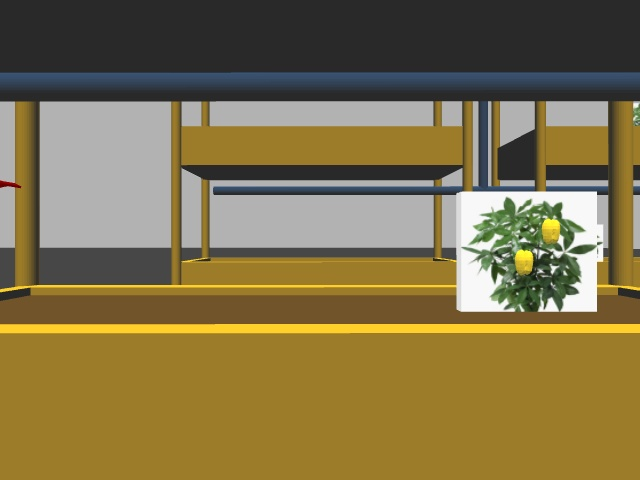
#> input picture color_image_216/10_back_whole.jpg, 640 x 480 px, given in place of 1_back_whole.jpg, which was not available
$ python image_processing.py
#> lines starting #> are read from the running program, lines starting #| are printed output that depends on the picture; after the words box and inside, x2 and y2 are one past the last pixel; in counts of white or black regions, pixels touching at a corner belong together; pictures that were not available may be replaced by others from this repository, and a replacement may not be noted
import math
from typing import List, Sequence
import cv2
import numpy as np
from cv2.typing import MatLike


def find_topmost_point(contour, rightmost=True):
    # Initialize variables to store the topmost point and its x-coordinate
    topmost_point = None

    # Iterate over all points in the contour
    for point in contour:
        # Get the x and y coordinates of the current point
        x, y = point[0]
        print("Point:", x, y)

        # Update the topmost point if it's None or if the current point has a smaller y-coordinate
        if topmost_point is None:
            topmost_point = (x, y)
        elif (not rightmost and (x > topmost_point[1])) or (
            rightmost and (x < topmost_point[1])
        ):
            topmost_point = (x, y)

    # Ensure that topmost_point is not None
    if topmost_point is not None:
        # Convert the coordinates to integers
        topmost_point = (round(topmost_point[0]), round(topmost_point[1]))

    return topmost_point


# [37 lines left out: functions find_top_left_contour, crop_image, not called in this run]


class IMAGE_PROCESSING:
    def __init__(self) -> None:
        # Define color ranges for different fruits
        self.purple_lower = np.array([120, 50, 50])
        self.purple_upper = np.array([150, 255, 255])
        self.average_eggplant = 243

        self.red_lower = np.array([0, 50, 50])
        self.red_upper = np.array([20, 255, 255])
        self.average_tomato = 427

        self.yellow_lower = np.array([20, 50, 50])
        self.yellow_upper = np.array([30, 255, 255])
        self.average_pepper = 346

        # Define lower and upper bounds for white color
        self.white_lower = np.array([0, 0, 200])
        self.white_upper = np.array([180, 30, 255])

        # Define lower and upper bounds for green color
        self.green_lower = np.array([40, 40, 40])
        self.green_upper = np.array([70, 255, 255])

    # [24 lines left out: functions calculate_iou, get_contours, not called in this run]

    def count_fruits(self, image):
        # Convert the image to HSV color space
        hsv_image = cv2.cvtColor(image, cv2.COLOR_BGR2HSV)

        # Find contours in the final mask
        contours = self.get_contours(image)

        # Filter and count red, yellow, and purple blobs based on size
        min_blob_area = 200  # Adjust this value based on your requirement
        red_fruits_count = 0
        yellow_fruits_count = 0
        purple_fruits_count = 0

        for i, contour in enumerate(contours):
            # Calculate the area of the contour
            area = cv2.contourArea(contour)
            perimeter = cv2.arcLength(contour, True)
            if area <= 0 or perimeter <= 0:
                continue

            # Approximate the contour
            epsilon = 0.04 * cv2.arcLength(contour, True)
            approx = cv2.approxPolyDP(contour, epsilon, True)

            # Calculate circularity
            circularity = (4 * np.pi * area) / (perimeter**2)
            # Filter blobs based on area
            if area > min_blob_area:
                # Calculate the average color within the contour
                average_color = np.mean(
                    hsv_image[contour[:, 0, 1], contour[:, 0, 0]], axis=0
                )

                # Determine the dominant color based on the average color
                if self.red_lower[0] <= average_color[0] <= self.red_upper[0]:
                    red_fruits_count += math.ceil(area / self.average_tomato)
                elif (
                    self.yellow_lower[0] <= average_color[0] <= self.yellow_upper[0]
                    and circularity >= 0.30
                ):
                    yellow_fruits_count += math.ceil(area / self.average_pepper)
                elif self.purple_lower[0] <= average_color[0] <= self.purple_upper[0]:
                    purple_fruits_count += math.ceil(area / self.average_eggplant)

        return [yellow_fruits_count, red_fruits_count, purple_fruits_count]

    def get_list_plants(self, img_raw) -> List[MatLike]:

        hsv_image = cv2.cvtColor(img_raw, cv2.COLOR_BGR2HSV)

        # Threshold the image to get binary masks for white and green colors
        white_mask = cv2.inRange(hsv_image, self.white_lower, self.white_upper)
        green_mask = cv2.inRange(hsv_image, self.green_lower, self.green_upper)

        # Combine the masksd
        combined_mask = cv2.bitwise_or(white_mask, green_mask)

        contours, _ = cv2.findContours(
            combined_mask, cv2.RETR_EXTERNAL, cv2.CHAIN_APPROX_SIMPLE
        )

        # make it more than 1700, less than 16800
        min_blob_area = 15000

        # Create a mask to store the masked out contours
        mask = np.zeros_like(combined_mask)

        cropped_images = []

        for i, contour in enumerate(contours):
            # Calculate the area of the contour
            area = cv2.contourArea(contour)
            perimeter = cv2.arcLength(contour, True)
            if area <= 0 or perimeter <= 0:
                continue

            # Approximate the contour
            # TODO: for now setting to 0.16
            epsilon = 0.04 * cv2.arcLength(contour, True)
            approx = cv2.approxPolyDP(contour, epsilon, True)

            # Get the bounding box
            x, y, w, h = cv2.boundingRect(approx)

            # Filter blobs based on area
            if area > min_blob_area:
                # Draw filled contour on the mask
                cv2.drawContours(mask, [contour], -1, (255), thickness=cv2.FILLED)

                # Crop the region of interest (ROI) from the original image

                # top lef
                x_l, _ = find_topmost_point(contour, rightmost=False)
                x_r, _ = find_topmost_point(contour, rightmost=True)

                cropped_image = img_raw[
                    y : y+h,
                    x if x_l is None else x_l : x+w if x_r is None else x_r,
                    # x:x+w
                ]

                cropped_images.append((x if x_l is None else x_l , cropped_image))

        cv2.imshow("whole", mask)

        # Sort cropped images based on x-coordinate values
        cropped_images.sort(key=lambda x: x[0])

        return [cropped for (_, cropped) in cropped_images]


image_processing = IMAGE_PROCESSING()

for plant in range(1, 28):
    directory = "color_image_216"
    number = plant
    img_back = cv2.imread(directory + f"/{number}_back_whole.jpg")
#> img_back is the input picture: shape (480, 640, 3); mean B, G, R 72.4, 113.8, 128.6
    img_back = cv2.flip(img_back, 1)
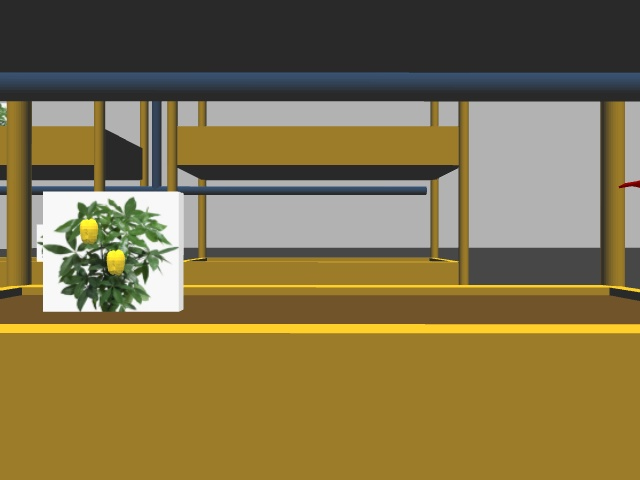
#> img_back: shape (480, 640, 3); mean B, G, R 72.4, 113.8, 128.6
    img_front = cv2.imread(directory + f"/{number}_front_whole.jpg")
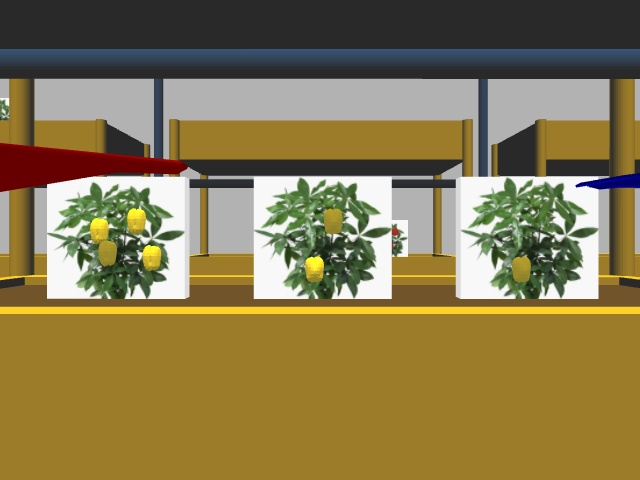
#> input picture color_image_216/14_back_whole.jpg, 640 x 480 px, given in place of 1_front_whole.jpg, which was not available
#> img_front is the input picture: shape (480, 640, 3); mean B, G, R 77.3, 120.9, 135.7

    front_back_list = [[], []]

    for index, img_raw in enumerate([img_front, img_back]):

        front_back_list[index] = image_processing.get_list_plants(img_raw)

        cv2.waitKey(0)
#> this loop made 2 passes
#> min_blob_area in get_list_plants on passes 1 to 2: 15000, 15000
#> (printed output is left out)
#> pass 1, in get_list_plants, `white_mask = cv2.inRange(hsv_image, self.white_lower, self.white_upper)`:
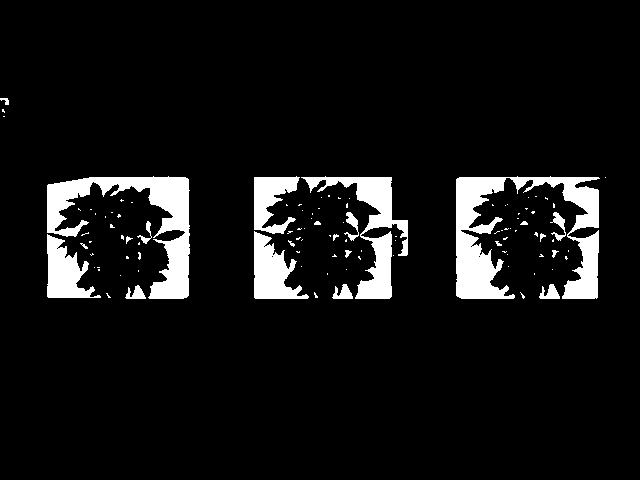
#> white_mask: shape (480, 640); 7.7% white; 106 white regions (83 under 20 px), largest, box (x1, y1, x2, y2) and area: (456, 176, 600, 299) 7339, (47, 176, 190, 299) 5696, (301, 176, 408, 299) 3600
#> pass 1, in get_list_plants, `green_mask = cv2.inRange(hsv_image, self.green_lower, self.green_upper)`:
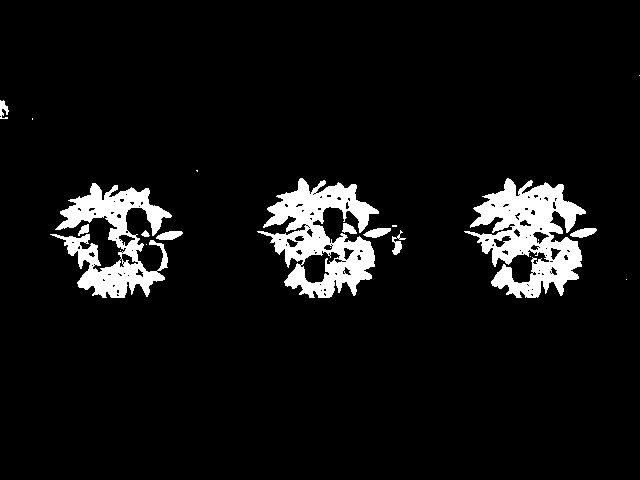
#> green_mask: shape (480, 640); 7% white; 21 white regions (10 under 20 px), largest, box (x1, y1, x2, y2) and area: (464, 178, 586, 298) 7502, (257, 178, 379, 298) 6920, (50, 183, 172, 298) 5936
#> pass 1, in get_list_plants, `combined_mask = cv2.bitwise_or(white_mask, green_mask)`:
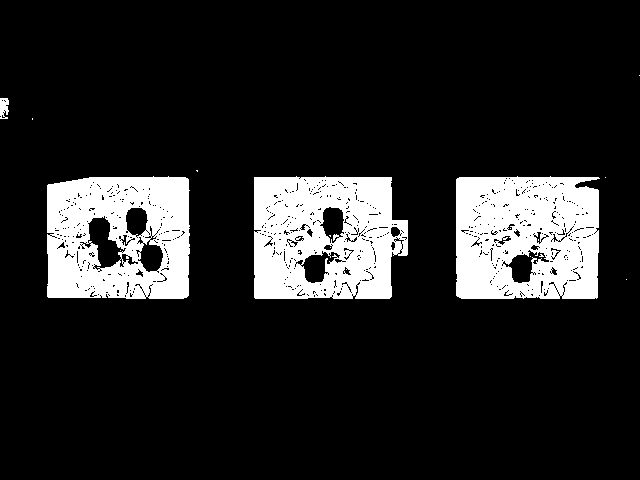
#> combined_mask: shape (480, 640); 14.7% white; 16 white regions (12 under 20 px), largest, box (x1, y1, x2, y2) and area: (456, 176, 600, 299) 15602, (254, 176, 408, 299) 15098, (47, 176, 190, 299) 14197, (0, 98, 9, 119) 149
#> after the loop, front_back_list = 2 items

    if not len(front_back_list[0]):
        continue

    # Ensure the lists are of the same length
    min_length = min(len(front_back_list[0]), len(front_back_list[1]))
#> min_length = 1

    sum_all = [0, 0, 0]
    for i in range(min_length):
#> (the run stopped early here; a loop or call above may not have finished)
